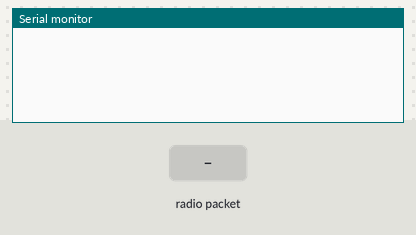
The sketch below on a simulated ESP8266 (NodeMCU). On the bench: the last lines printed to the serial monitor. Inputs (shaded band) come from the test bench.

Above: at 1.2 s.
1.3 s: radio packet "1" arrives
At 2.5 s:
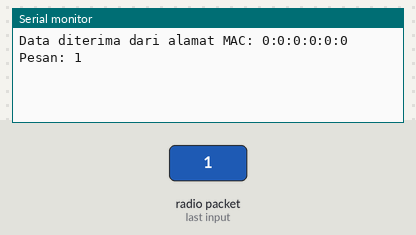
2.8 s: radio packet "0" arrives
At 3.8 s:
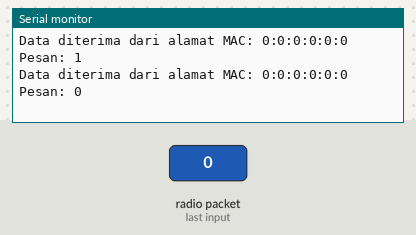
4.3 s: radio packet "2" arrives
At 5.0 s:
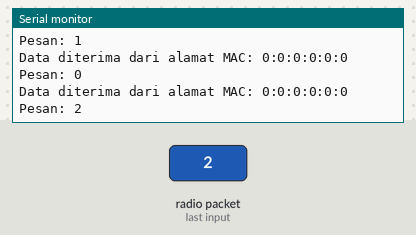

Measured:
- after the input at 1.3 s, the serial monitor: prints a new line at once (image 1)
- after the input at 2.8 s, the serial monitor: prints a new line at once (image 2)
- after the input at 4.3 s, the serial monitor: prints a new line at once (image 3)

The sketch:

ESPNOW.ino
```cpp
#include <ESP8266WiFi.h>
#include <espnow.h>

// Buffer untuk menyimpan pesan yang diterima
char receivedMessage[100];

// Fungsi callback saat data diterima
void onDataRecv(uint8_t *mac_addr, uint8_t *incomingData, uint8_t len) {
  Serial.print("Data diterima dari alamat MAC: ");
  for (int i = 0; i < 6; i++) {
    Serial.print(mac_addr[i], HEX);
    if (i < 5) Serial.print(":");
  }
  Serial.println();

  // Salin data yang diterima ke buffer dan tampilkan
  memcpy(receivedMessage, incomingData, len);
  receivedMessage[len] = '\0';  // Tambahkan null terminator pada akhir pesan
  Serial.print("Pesan: ");
  Serial.println(receivedMessage);
  Serial.println();
}

void setup() {
  Serial.begin(9600);  // Ubah baud rate ke 9600
  WiFi.mode(WIFI_STA);

  // Inisialisasi ESP-NOW
  if (esp_now_init() != 0) {
    Serial.println("Gagal menginisialisasi ESP-NOW");
    return;
  }

  // Registrasi callback penerimaan
  esp_now_set_self_role(ESP_NOW_ROLE_SLAVE);
  esp_now_register_recv_cb(onDataRecv);
}

void loop() {
  // Tidak ada operasi di loop
}
```
